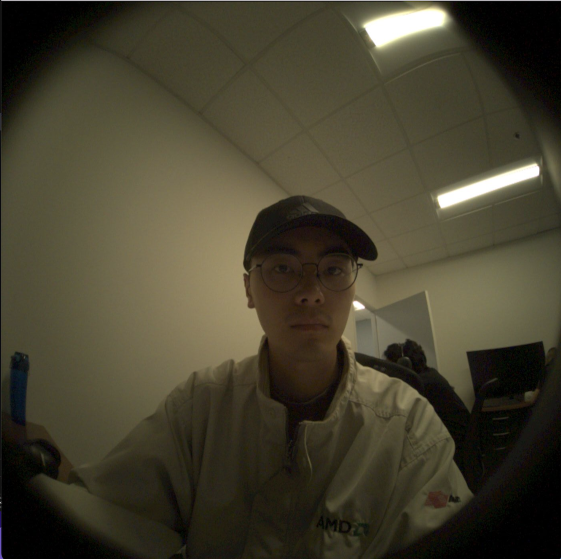
#> input picture image.png, 1122 x 1118 px (shown at 1/2 size)
$ python llava_test.py
#> lines starting #> are read from the running program, lines starting #| are printed output that depends on the picture
import base64
from PIL import Image
import io
from ollama import Client
import time

start_time = time.time()
image_load_start = time.time()
# Load image
image_path = "image.png"
image = Image.open(image_path).convert("RGB")
resized_image = image.resize((256, 256))
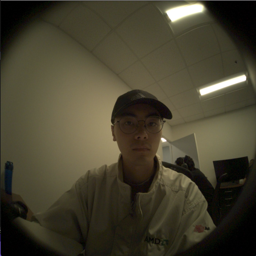
#> resized_image: PIL image 256x256 RGB; mean R, G, B 69.8, 65.1, 47

# Convert to base64-encoded PNG
buffered = io.BytesIO()
resized_image.save(buffered, format="PNG")
image_bytes = buffered.getvalue()
image_b64 = base64.b64encode(image_bytes).decode('utf-8')

image_load_time = time.time() - image_load_start
print(f"Image load Duration: {image_load_time:.2f} seconds")
caption_load_start = time.time()

# Initialize Ollama client
#> (the run stopped early here; a loop or call above may not have finished)
